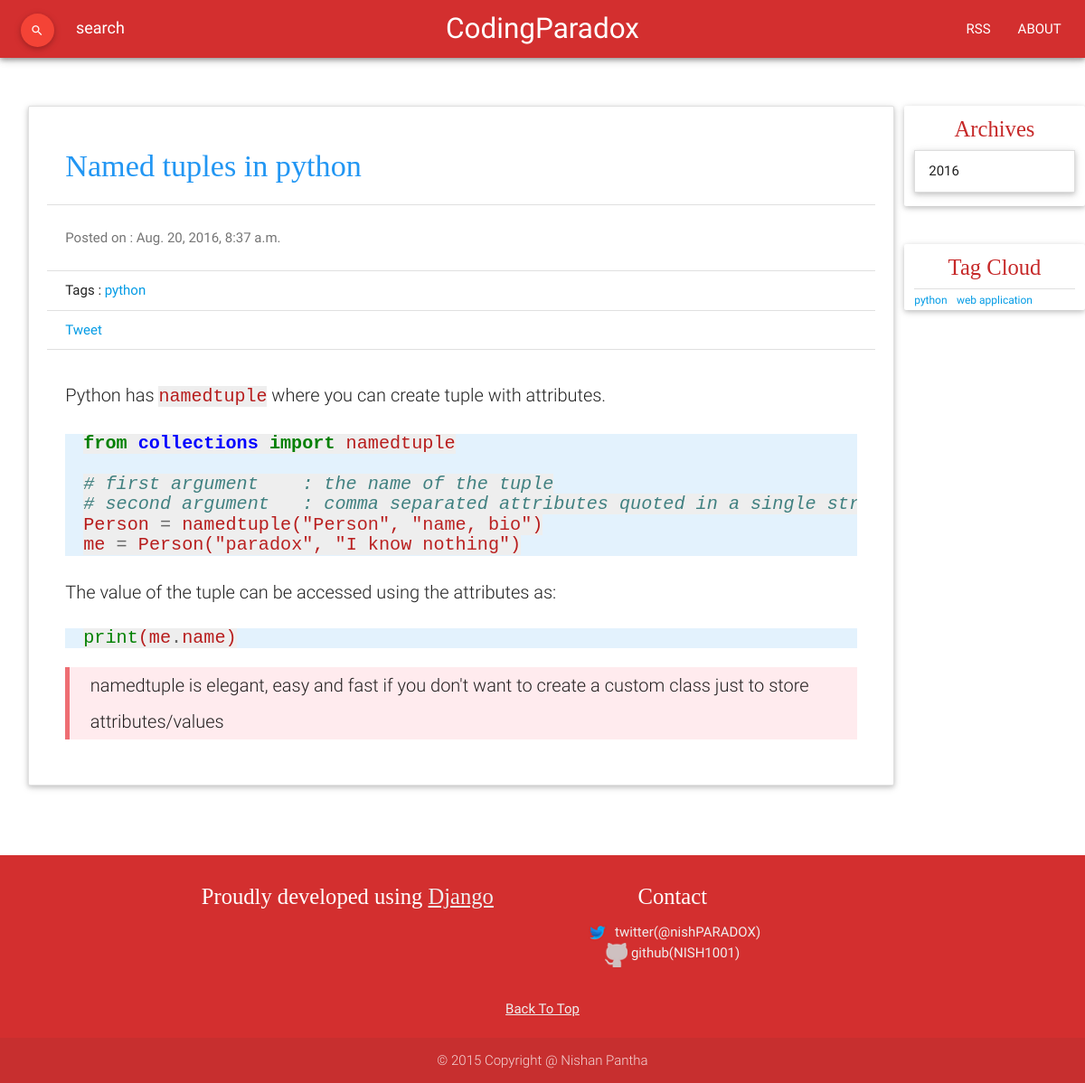
Screenshot of /blog/detail/named-tuples-python with the database file from the repository.
### blog/models.py (models this page shows, shortened)
class Entry(models.Model):
    title = models.CharField(max_length=200, unique=True)
    slug = models.SlugField(max_length=200, unique=True)
    body = models.TextField()
    created = models.DateTimeField(auto_now_add=True)
    modified = models.DateTimeField(auto_now=True)
    tags = models.ManyToManyField('Tag', blank=True)
    def __str__(self):
        return self.title
    class Meta:
        verbose_name = "Blog Entry"
        verbose_name_plural = "Blog Entries"
        ordering = ['-created']

class Tag(models.Model):
    title = models.CharField(max_length=100, unique=True)
    def __str__(self):
        return self.title

### blog/views.py (the view, shortened to what this page needs)
# urls.py: url(r'^detail/(?P<slug>\S+)$', views.EntryDetail.as_view(), name="entry_detail"),
class EntryDetail(View):
    def get(self,request, slug):
        context = {}
        entry = get_object_or_404(Entry, slug=slug)
        comments = Comment.objects.filter(entry=entry)
        context['entry'] = entry
        context['comments'] = comments
        return render(request, 'blog/detail.html', context)

### blog/context_processors.py (called while the page is built)
def calculateFonts(taglist):
    largest = taglist[0].num_entries
    smallest = taglist[len(taglist)-1].num_entries
    minimum = 1.0
    maximum = 2.5
    fontlist = []
    for tag in taglist:
        font = 0.8
        try:
            if tag.num_entries>0:
                font = log(tag.num_entries)/log(largest) * (maximum-minimum) + minimum
        except ZeroDivisionError:
            font = 0.8
        fontlist.append(font)
    return fontlist

def global_vars(request):
    context = {}
    entries = Entry.objects.all()
    context['global_entries'] = entries
    tags = Tag.objects.annotate(num_entries=Count('entry')).order_by('-num_entries')
    templist = {}
    temp = calculateFonts(tags)
    for index, scale in enumerate(temp):
        templist[tags[index].title] = scale
    context['tagcloud'] = templist
    return context

### blog/templatetags/encodeurl.py (called while the page is built)
@register.filter
def encodeurl(querytext):
    query_dict = {"query" : querytext}
    encoded = urlencode(query_dict)
    return encoded[6::]

### blog/templatetags/markdowntags.py (called while the page is built)
@register.filter
def markdownify(text):
    return markdown.markdown(text, extensions=["markdown.extensions.extra", "markdown.extensions.codehilite"] , safe_mode='escape')

### blog/templatetags/shuffle.py (called while the page is built)
@register.filter
def shuffle(arg):
    tmp = list(arg)[:]
    random.shuffle(tmp)
    return tmp

### blog/templates/blog/detail.html (shortened to what this page needs)
{% extends "blog/base.html" %}
{% load markdowntags %}
{% load encodeurl %}
{% block content %}
<div class="card-panel collection">
    <a class="collection-item blue-text" href="{% url 'blog:entry_detail' slug=entry.slug %}"><h4>{{entry}} </h4> </a>
    <div class="collection-item"><p class="grey-text text-darken-1">Posted on : {{entry.created}}</p></div>
    <div class="collection-item">
        Tags :
        {% for tag in entry.tags.all %}
            <a href=" {% url 'blog:entry_search' %}?query={{tag.title|encodeurl}}">{{tag}} </a> &nbsp;
        {% endfor %}
    </div>
    <div class="collection-item">
        <a href="https://twitter.com/share" class="twitter-share-button" data-via="nishPARADOX">Tweet</a>
    </div>
    <div class="collection-item blog-entry">
        <div class="flow-text"> {{ entry.body|markdownify|safe }} </div>
    </div>
</div>
{% endblock %}

### blog/templates/blog/base.html (shortened to what this page needs)
{% load staticfiles %}
{% load encodeurl %}
{% load shuffle %}
<!DOCTYPE html>
<html lang="en">
<head>
    <link href="{% static 'css/materialize.min.css' %}" type="text/css" rel="stylesheet">
    <link href="{% static 'css/blog.css' %}" type="text/css" rel="stylesheet">
    <link href="{% static 'css/codehilite.css' %}" type="text/css" rel="stylesheet">
</head>
<body>
    <nav>
        <div class="nav-wrapper z-depth-1 red darken-2">
            <div class="row">
                <div class="col s4 hide-on-med-and-down" id="desktop">
                    <form method="GET" action="{% url 'blog:entry_search' %}">
                        <div class="row">
                            <div class="col s1">
                                <button id="desktop-submit" class="mdi-action-search btn-floating btn-small waves-light red" type="submit" >
                                </button>
                            </div>
                            <div class="col s11">
                                <div class="input-field">
                                    <input id="desktop-search" type="text" placeholder="search" name="query" required>
                                </div>
                            </div>
                        </div>
                    </form>
                </div>
                <div class="col s8">
                    <a href="{% url 'blog:index' %}" class="brand-logo center">CodingParadox</a>
                    <ul class="right hide-on-med-and-down">
                        <li><a href="{% url 'blog:rss' %}">RSS</a></li>
                        <li><a href="{% url 'blog:about' %}">ABOUT</a></li>
                    </ul>
                </div>
            </div>
        </div>
    </nav>
    <div class="" style="width:100%;">
    <br/>
    <br/>
    <div class="row">
        <div class="col s12 l10 container">
            {% block content %}
            {% endblock %}
        </div>
        <div class="col s12 l2 container">
            <div class="row">
                <div class="col s12 card" id="archives">
                    <h5 class="red-text text-darken-3 center"> Archives </h5>
                    {% regroup global_entries by created|date:"Y" as year_list %}
                    <ul class="collapsible" data-collapsible="expandable">
                        {% for year in year_list %}
                            <li>
                                <div class="collapsible-header">{{year.grouper}}</div>
                                    {% regroup year.list by created|date:"F" as month_list %}
                            </li>
                        {% endfor %}
                    </ul>
                </div>
            </div>
            <div class="row">
                <div class="col s12 card" id="tagcloud">
                    <h5 class="red-text text-darken-3 center">Tag Cloud </h5>
                    <div class="divider"></div>
                    {% for tag,scale in tagcloud.items|shuffle %}
                        <a href=" {% url 'blog:entry_search' %}?query={{tag|encodeurl}}"
                            style="font-size: {{scale}}em"
                        >
                            {{tag}}
                        </a>
                    {% endfor %}
                </div>
            </div>
        </div>
    </div>
    <br/>
    </div>
    <footer class="page-footer red darken-2">
        <div class="container">
            <div class="row center-align">
                <div class="col l6 s12">
                    <h5 class="white-text">Proudly developed using
                        <a target="_blank" href="https://www.djangoproject.com/" class="grey-text text-lighten-3">
                            <u>Django</u>
                        </a>
                    </h5>
                </div>
                <div class="col l4 offset-12 s12">
                    <h5 class="white-text">Contact</h5>
                    <ul>
                        <li>
                            <a class="grey-text text-lighten-3" target='_blank'
                                href="http://twitter.com/nishPARADOX">
                                <img src = "{% static 'images/icons/twitter.png' %}" align="top" />
                                twitter(@nishPARADOX)
                            </a>
                        </li>
                        <li>
                        <a class="grey-text text-lighten-3" target='_blank'
                            href="https://github.com/NISH1001">
                            <img src = "{% static 'images/icons/github.png' %}" align="top" />
                            github(NISH1001)
                        </a>
                        </li>
                    </ul>
                </div>
            </div>
            <div class="row">
                <div class="col s12 center-align">
                    <a class="grey-text text-lighten-3" href="#"><u>Back To Top</u></a>
                </div>
            </div>
        </div>
        <div class="footer-copyright center-align">
            © 2015 Copyright @ Nishan Pantha
        </div>
    </footer>
</body>
</html>

### static/css/blog.css (style rules this page uses)
html { font-family: roboto, sans-serif; }
body { display: flex; min-height: 100vh; flex-direction: column; }
h1,h2,h3,h4,h5,h6 { font-family: serif; }
.codehilite pre { font-size: 0.8em; background: #e3f2fd; padding-left: 20px; padding-right: 20px; }
code { font-size: 1em; color: #b71c1c; background: #eeeeee; }
@media (min-width: 1001px) { .blog-entry p { line-height: 200%; font-size: 20px; } }
@media (min-width: 1001px) { .card-panel { margin-left: 20px; } }
.blog-entry blockquote { background: #ffebee; word-wrap: break-word; }

### static/css/codehilite.css (style rules this page uses)
.o { color: #666666 }
.c1 { color: #408080; font-style: italic }
.kn { color: #008000; font-weight: bold }
.nb { color: #008000 }
.nn { color: #0000FF; font-weight: bold }
.w { color: #bbbbbb }
.s2 { color: #BA2121 }
.s1 { color: #BA2121 }

### rows the page displays
Entry: title "Named tuples in python", created "Aug. 20, 2016, 8:37 a.m.", body "Python has namedtuple where you can create tuple with attributes. from collections import namedtuple # first argument : the name of the tuple # second argument : comma separated attributes quoted in a single Person = namedtuple ( \"Person\" , \"name, bio\" ) me = Person ( \"paradox\" , \"I know nothing\" ) The value of the tuple can be accessed using the attributes as: print ( me . name ) namedtuple is elegant, easy and fast if you don't want to create a custom class just to store attributes/values"
Tag: title "python", tagcloud "python"
Tag: tagcloud "web application"

### other values shown
{{ year.grouper }} "2016"
